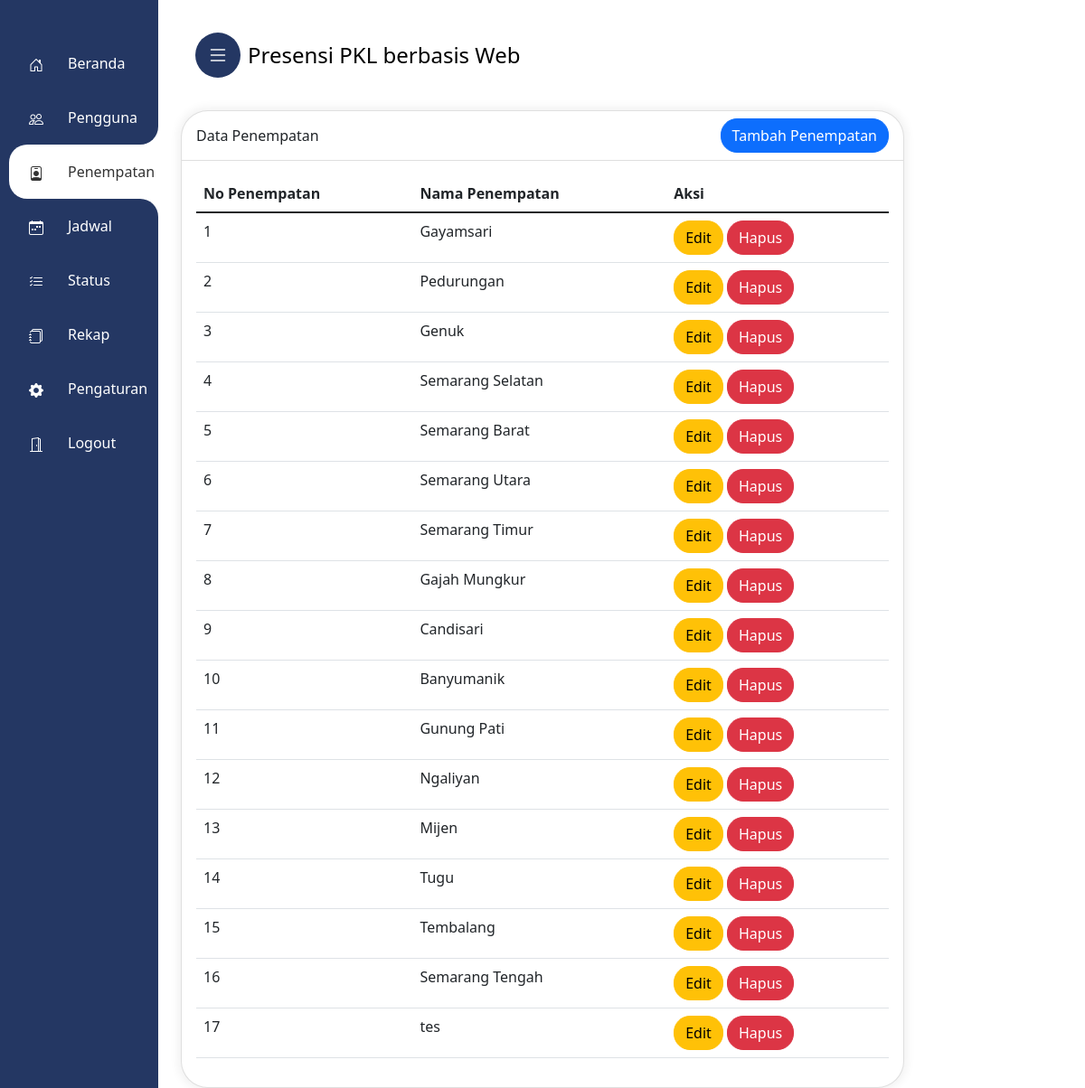
The page /admin/penempatan.php (signed in) on the database as committed earlier.
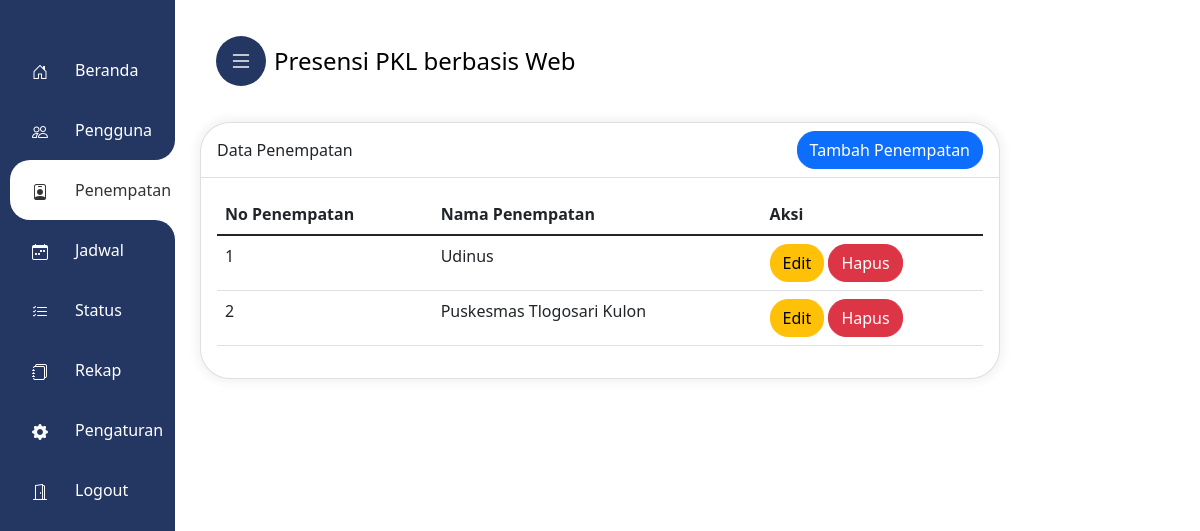
The same page on the database as committed later.
### tables this page shows
CREATE TABLE `penempatan` (
  `penempatan_id` int(11) NOT NULL,
  `penempatan_nama` varchar(50) NOT NULL,
  `alamat` varchar(255) NOT NULL,
  `latitude` varchar(30) NOT NULL,
  `longitude` varchar(30) NOT NULL,
  `link` varchar(255) NOT NULL
);

### admin/penempatan.php (the view, shortened to what this page needs)
<?php
include_once 'main-admin.php';
    ?>
<!DOCTYPE html>
<html lang="en">
<head>
    <link href="https://cdn.jsdelivr.net/npm/bootstrap@5.0.0-beta2/dist/css/bootstrap.min.css" rel="stylesheet"
>
</head>
<body>
    <div class="mx-auto">
        <div class="card">
            <div class="card-header d-flex justify-content-between">
                <div class="d-flex align-items-center">Data Penempatan</div>
                <a data-bs-toggle="modal" data-bs-target="#tambahModal">
                    <button type="button" class="btn btn-primary">Tambah Penempatan</button>
                </a>
            </div>
            <div class="card-body">
                <table class="table">
                    <thead>
                        <tr>
                            <th scope="col">No Penempatan</th>
                            <th scope="col">Nama Penempatan</th>
                            <th scope="col">Aksi</th>
                        </tr>
                    </thead>
                    <tbody>
                        <?php
                        $sql = "SELECT * FROM penempatan";
                        $stmt = $conn->prepare($sql);
                        $stmt->execute();
                        $result = $stmt->fetchAll(PDO::FETCH_ASSOC);
                        $urut = 1;
                        foreach ($result as $row) {
                            $penempatan_id = $row['penempatan_id'];
                            $penempatan_nama = $row['penempatan_nama'];
                            ?>
                            <tr>
                                <td scope="row">
                                    <?php echo $urut++ ?>
                                </td>
                                <td scope="row">
                                    <?php echo $penempatan_nama ?>
                                </td>
                                <td scope="row">
                                    <a id="iniEditModal" data-bs-toggle="modal" data-bs-target="#editModal"
                                        data-id="<?php echo $penempatan_id ?>" data-penempatan="<?php echo $penempatan_nama ?>">
                                        <button type="button" class="btn btn-warning">Edit</button>
                                    </a>
                                    <button type='button' onclick='return confirmDelete(`<?php echo $penempatan_id ?>`)'
                                        class='btn btn-danger'>Hapus</button>
                                </td>
                            </tr>
                            <?php
                        }
                        ?>
                    </tbody>
                </table>
            </div>
        </div>
    </div>
</body>
</html>

### admin/main-admin.php (shortened to what this page needs)
<?php
$current_page = basename($_SERVER['PHP_SELF']);
echo '
<!DOCTYPE html>
<html lang="id-ID" xml:lang="id-ID">
<head>
  <link href="https://cdn.jsdelivr.net/npm/bootstrap@5.1.1/dist/css/bootstrap.min.css" rel="stylesheet">
  <link rel="stylesheet" href="https://cdn.jsdelivr.net/npm/bootstrap-icons@1.9.1/font/bootstrap-icons.css"/>
  <link rel="stylesheet" type="text/css" href="https://cdn.datatables.net/1.13.4/css/dataTables.bootstrap5.min.css">
  <link href="https://cdn.jsdelivr.net/npm/bootstrap@5.0.0-beta2/dist/css/bootstrap.min.css" rel="stylesheet">
  <link rel="stylesheet" href="style.css?key=2">
</head>
<body>
<div class="mx-auto">
<header class="l-header">
<nav class="iniheader navbar p-3 navbar-dark justify-content-start" style="">
<div class="toggle">
    <i class="bi bi-list open"></i>
</div>
<a href="beranda" style="margin-left:8px;color:black;text-decoration:none">Presensi PKL berbasis Web</a>
</nav>
</header>
</div>
    <div class="kolomkiri">
    <div class="navigation active">
    <ul>
        <li class="list';
if ($current_page == "beranda.php") {
    echo " active";
}
echo '">
            <b></b>
            <b></b>
            <a href="beranda" data-text="Beranda">
                <span class="icon"><i class="bi bi-house-door"></i></span>
                <span class="title">Beranda</span>
            </a>
        </li>
        <li class="list';
if ($current_page == "pengguna.php") {
    echo " active";
}
echo '">
            <b></b>
            <b></b>
            <a href="pengguna" data-text="Data Pengguna">
                <span class="icon"><i class="bi bi-people"></i></span>
                <span class="title">Pengguna</span>
            </a>
        </li>
        <li class="list';
if ($current_page == "penempatan.php") {
    echo " active";
}
echo '">
            <b></b>
            <b></b>
            <a href="penempatan" data-text="Penempatan">
                <span class="icon"><i class="bi bi-person-badge"></i></span>
                <span class="title">Penempatan</span>
            </a>
        </li>
        <li class="list';
if ($current_page == "jadwal.php") {
    echo " active";
}
echo '">
            <b></b>
            <b></b>
            <a href="jadwal" data-text="Jadwal">
                <span class="icon"><i class="bi bi-calendar-week"></i></span>
                <span class="title">Jadwal</span>
            </a>
        </li>
        <li class="list';
if ($current_page == "status.php") {
    echo " active";
}
echo '">
            <b></b>
            <b></b>
            <a href="status" data-text="Status Absen">
                <span class="icon"><i class="bi bi-list-check"></i></span>
                <span class="title">Status</span>
            </a>
        </li>
        <li class="list';
if ($current_page == "rekap.php" || $current_page == "hasil_rekap.php" || $current_page == "rekap_harian.php") {
    echo " active";
}
echo '">
            <b></b>
            <b></b>
            <a href="rekap" data-text="Rekap">
                <span class="icon"><i class="bi bi-journals"></i></span>
                <span class="title">Rekap</span>
            </a>
        </li>
        <li class="list';
if ($current_page == "pengaturan.php") {
    echo " active";
}
echo '">
            <b></b>
            <b></b>
            <a href="pengaturan" data-text="Pengaturan">
                <span class="icon"><i class="bi bi-gear-fill"></i></span>
                <span class="title">Pengaturan</span>
            </a>
        </li>
        <li class="list">
            <b></b>
            <b></b>
            <a href="logout" data-text="Logout">
                <span class="icon"><i class="bi bi-door-open"></i></span>
                <span class="title">Logout</span>
            </a>
        </li>
    </ul>
</div>
</div>
<div class="navmob">
        <div class="effect"></div>
        <a href="beranda" class="';
if ($current_page == "beranda.php") {
    echo " active";
}
echo '">
            <svg xmlns="http://www.w3.org/2000/svg" width="16" height="16" fill="currentColor" class="bi bi-house-door" viewBox="0 0 16 16"><path d="M8.354 1.146a.5.5 0 0 0-.708 0l-6 6A.5.5 0 0 0 1.5 7.5v7a.5.5 0 0 0 .5.5h4.5a.5.5 0 0 0 .5-.5v-4h2v4a.5.5 0 0 0 .5.5H14a.5.5 0 0 0 .5-.5v-7a.5.5 0 0 0-.146-.354L13 5.793V2.5a.5.5 0 0 0-.5-.5h-1a.5.5 0 0 0-.5.5v1.293L8.354 1.146ZM2.5 14V7.707l5.5-5.5 5.5 5.5V14H10v-4a.5.5 0 0 0-.5-.5h-3a.5.5 0 0 0-.5.5v4H2.5Z"/></svg>
            <span class="text">Beranda</span>
        </a>
        <a href="rekap" class="';
if ($current_page == "rekap.php") {
    echo " active";
}
echo '">
            <svg xmlns="http://www.w3.org/2000/svg" width="16" height="16" fill="currentColor" class="bi bi-card-checklist" viewBox="0 0 16 16"><path d="M14.5 3a.5.5 0 0 1 .5.5v9a.5.5 0 0 1-.5.5h-13a.5.5 0 0 1-.5-.5v-9a.5.5 0 0 1 .5-.5h13zm-13-1A1.5 1.5 0 0 0 0 3.5v9A1.5 1.5 0 0 0 1.5 14h13a1.5 1.5 0 0 0 1.5-1.5v-9A1.5 1.5 0 0 0 14.5 2h-13z"/><path d="M7 5.5a.5.5 0 0 1 .5-.5h5a.5.5 0 0 1 0 1h-5a.5.5 0 0 1-.5-.5zm-1.496-.854a.5.5 0 0 1 0 .708l-1.5 1.5a.5.5 0 0 1-.708 0l-.5-.5a.5.5 0 1 1 .708-.708l.146.147 1.146-1.147a.5.5 0 0 1 .708 0zM7 9.5a.5.5 0 0 1 .5-.5h5a.5.5 0 0 1 0 1h-5a.5.5 0 0 1-.5-.5zm-1.496-.854a.5.5 0 0 1 0 .708l-1.5 1.5a.5.5 0 0 1-.708 0l-.5-.5a.5.5 0 0 1 .708-.708l.146.147 1.146-1.147a.5.5 0 0 1 .708 0z"/></svg>
            <span class="text">Rekap</span>
        </a>
        <a class="plus" id="sidebarCollapse" data-bs-toggle="offcanvas" data-bs-target="#offcanvas" role="button" aria-label="Toggle menu">
            <svg xmlns="http://www.w3.org/2000/svg" width="16" height="16" fill="currentColor" class="bi bi-plus" viewBox="0 0 16 16"><path d="M8 4a.5.5 0 0 1 .5.5v3h3a.5.5 0 0 1 0 1h-3v3a.5.5 0 0 1-1 0v-3h-3a.5.5 0 0 1 0-1h3v-3A.5.5 0 0 1 8 4z"/></svg>
        </a>
        <a href="jadwal" class="';
echo '">
            <svg xmlns="http://www.w3.org/2000/svg" width="16" height="16" fill="currentColor" class="bi bi-card-list" viewBox="0 0 16 16"><path d="M14.5 3a.5.5 0 0 1 .5.5v9a.5.5 0 0 1-.5.5h-13a.5.5 0 0 1-.5-.5v-9a.5.5 0 0 1 .5-.5h13zm-13-1A1.5 1.5 0 0 0 0 3.5v9A1.5 1.5 0 0 0 1.5 14h13a1.5 1.5 0 0 0 1.5-1.5v-9A1.5 1.5 0 0 0 14.5 2h-13z"/><path d="M5 8a.5.5 0 0 1 .5-.5h7a.5.5 0 0 1 0 1h-7A.5.5 0 0 1 5 8zm0-2.5a.5.5 0 0 1 .5-.5h7a.5.5 0 0 1 0 1h-7a.5.5 0 0 1-.5-.5zm0 5a.5.5 0 0 1 .5-.5h7a.5.5 0 0 1 0 1h-7a.5.5 0 0 1-.5-.5zm-1-5a.5.5 0 1 1-1 0 .5.5 0 0 1 1 0zM4 8a.5.5 0 1 1-1 0 .5.5 0 0 1 1 0zm0 2.5a.5.5 0 1 1-1 0 .5.5 0 0 1 1 0z"/></svg>
            <span class="text">Jadwal</span>
        </a>
        <a href="pengaturan" class="';
if ($current_page == "pengaturan.php") {
    echo " active";
}
echo '">
            <svg xmlns="http://www.w3.org/2000/svg" width="16" height="16" fill="currentColor" class="bi bi-gear-fill" viewBox="0 0 16 16"><path d="M8 8a3 3 0 1 0 0-6 3 3 0 0 0 0 6Zm2-3a2 2 0 1 1-4 0 2 2 0 0 1 4 0Zm4 8c0 1-1 1-1 1H3s-1 0-1-1 1-4 6-4 6 3 6 4Zm-1-.004c-.001-.246-.154-.986-.832-1.664C11.516 10.68 10.289 10 8 10c-2.29 0-3.516.68-4.168 1.332-.678.678-.83 1.418-.832 1.664h10Z"/></svg>
            <span class="text">Pengaturan</span>
        </a>
    </div>
    ';
?>

### admin/style.css (style rules this page uses)
a,a:hover,a:focus { color: inherit;text-decoration: none;transition: all 0.3s; }
.card { box-shadow: 0px 0px 10px 4px rgba(0, 0, 0, 0.05);border:none;border-radius: 30px; }
.l-header { width: 100%;position:relative;top: 0;left: 0;z-index: 99; }
.iniheader { max-width:1080px;font-size: 1.5em; }
.bi { vertical-align: -.125em;pointer-events: none;fill: currentColor; }
.navigation { display:none;position: fixed;top:0;left:0;bottom:0;width:70px;border-radius: 0;box-sizing: initial;border-left: 5px solid #243763;background:#243763;transition: all .3s ease;overflow-x: hidden; }
.navigation ul { position: absolute;top:0;left:0;width: 100%;padding-left: 5px;padding-top: 40px; }
.navigation ul li { position: relative;list-style: none;width: 100%;border-top-left-radius: 20px;border-bottom-left-radius: 20px; }
.navigation ul li.active { background-color: #fff; }
.navigation ul li b:nth-child(1) { position: absolute;top:-20px;height: 20px;width: 100%;background-color: #fff;display: none; }
.navigation ul li b:nth-child(1)::before { content: '';position: absolute;top:0;left:0;width: 100%;height: 100%;border-bottom-right-radius:20px;background-color: #243763; }
.navigation ul li b:nth-child(2) { position: absolute;bottom:-20px;height: 20px;width: 100%;background-color: #fff;display: none; }
.navigation ul li b:nth-child(2)::before { content: '';position: absolute;top:0;left:0;width: 100%;height: 100%;border-top-right-radius:20px;background-color: #243763; }
.navigation ul li.active b:nth-child(1), .navigation ul li.active b:nth-child(2) { display: block; }
.navigation ul li a { position: relative;display: block;width: 100%;display: flex;text-decoration: none;color: #fff; }
.navigation ul li.active a { color:#333 }
.navigation ul li a .icon { position: relative;display: block;min-width: 60px;height: 60px;line-height: 60px;text-align: center; }
.navigation ul li a .icon i { font-size: 1em; }
.navigation ul li a .title { position: relative;display: block;padding-left: 5px;height: 60px;line-height: 60px;white-space: normal; }
.toggle { display:none;position: relative;width: 50px;height: 50px;background-color: #243763;border-radius: 50%;cursor: pointer;justify-content: center;align-items: center;transition: all .3s ease; }
.toggle i { position: absolute;color: #fff;font-size: 24px;display: none; }
.toggle i.open, .toggle.active i.close { display: block; }
@media only screen and (min-width: 576px) { .mx-auto { margin-top:20px } }
@media only screen and (min-width: 576px) { .navigation { display: flex; } }
@media only screen and (min-width: 576px) { .kolomkiri { position: absolute;top:0;width: 100px;height: 100%;float: left;padding: 15px; } }
@media only screen and (min-width: 576px) { .iniheader { margin-top:10px !important; max-width:800px !important; border-radius: 0 !important; color:#000 !important; } }
@media only screen and (min-width: 1180px) { .navigation.active { width: 170px; } }
@media only screen and (min-width: 1180px) { .toggle { display: flex; } }

### admin/main-admin.php (style rules this page uses)
.btn { border-radius:18px !important; }
.card, .modal-content { border:0;border-radius: 30px !important; }
.card-header { background:none !important }

### admin/penempatan.php (style rules this page uses)
.mx-auto { width: 800px }
.card { margin-top: 10px; }

Rows that differ between the two databases and show on the page:
removed penempatan: penempatan_nama "Gayamsari"
removed penempatan: penempatan_nama "Pedurungan"
removed penempatan: penempatan_nama "Genuk"
removed penempatan: penempatan_nama "Semarang Selatan"
removed penempatan: penempatan_nama "Semarang Barat"
removed penempatan: penempatan_nama "Semarang Utara"
removed penempatan: penempatan_nama "Semarang Timur"
removed penempatan: penempatan_nama "Gajah Mungkur"
removed penempatan: penempatan_nama "Candisari"
removed penempatan: penempatan_nama "Banyumanik"
removed penempatan: penempatan_nama "Gunung Pati"
removed penempatan: penempatan_nama "Ngaliyan"
removed penempatan: penempatan_nama "Mijen"
removed penempatan: penempatan_nama "Tugu"
removed penempatan: penempatan_nama "Tembalang"
removed penempatan: penempatan_nama "Semarang Tengah"
changed penempatan: penempatan_nama "tes" → "Udinus"
added penempatan: penempatan_nama "Puskesmas Tlogosari Kulon"
